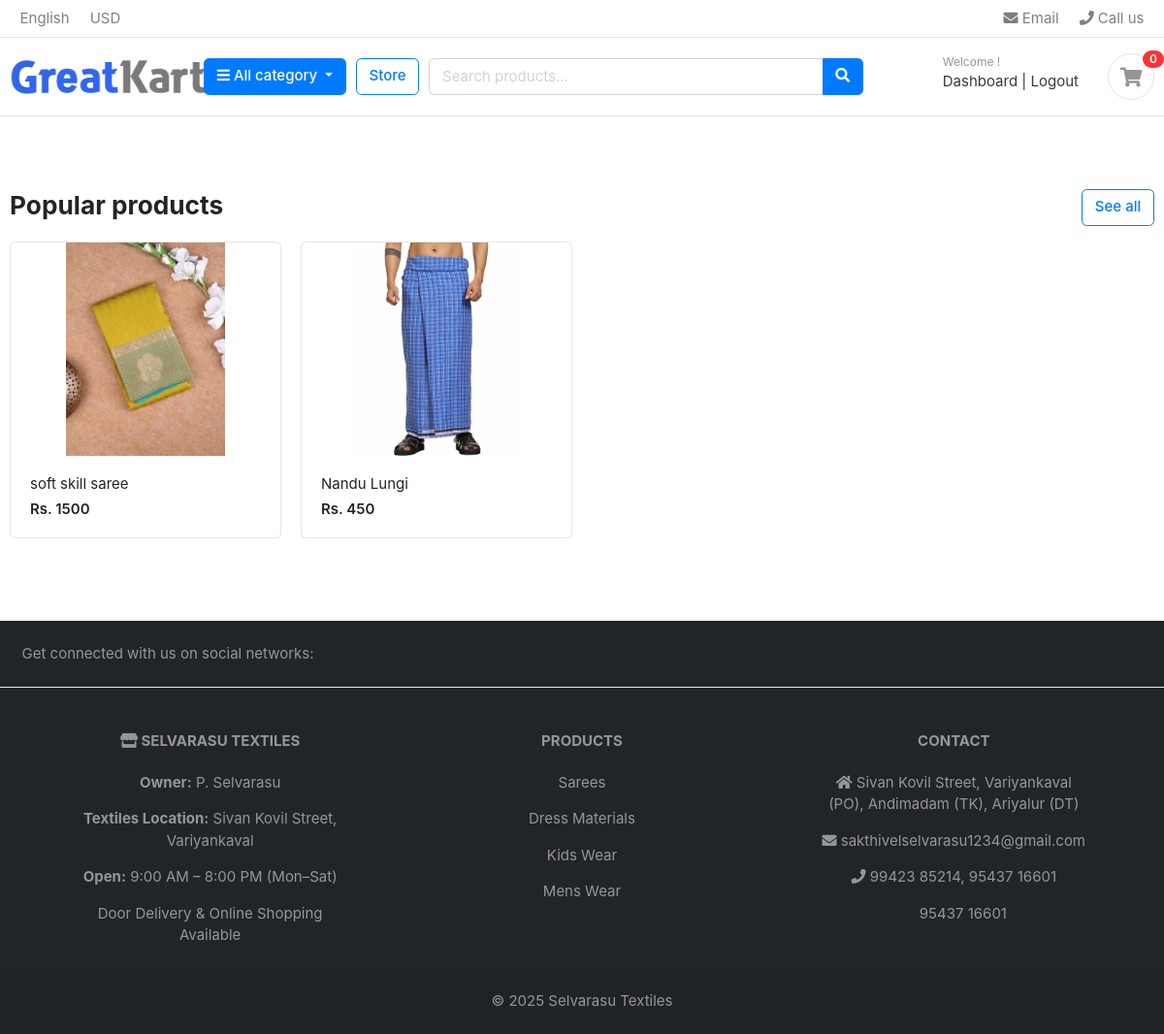
The page / on the database its author committed.
### store/models.py (models this page shows, shortened)
class Product(models.Model):
    product_name = models.CharField(max_length=200, unique=True)
    slug = models.SlugField(max_length=200, unique=True)
    description = models.TextField(max_length=500, blank=True)
    price = models.IntegerField()
    images = models.ImageField(upload_to='photos/products')
    stock = models.IntegerField()
    is_available = models.BooleanField(default=True)
    category = models.ForeignKey(Category, on_delete=models.CASCADE)
    created_date = models.DateTimeField(auto_now_add=True)
    modified_date = models.DateTimeField(auto_now=True)
    def get_url(self):
        return reverse('product_detail', args=[self.category.slug, self.slug])

### selvarsu/views.py (the view)
# urls.py: path('', views.home, name='home'),
def home(request):
    products = Product.objects.all().filter(is_available=True)
    context = {
        'products': products,
    }
    return render(request, 'home.html', context)

### Category/context_processors.py (called while the page is built)
def menu_links(request):
    links = Category.objects.all()
    return dict(links=links)

### Category/models.py (called while the page is built)
    def get_url(self):
        return reverse('products_by_category',args=[self.slug])

### carts/context_processors.py (called while the page is built)
def counter(request):
    item_count = 0
    if 'admin' in request.path:
        return {}
    else:
        try:
            if request.user.is_authenticated:
                cart_items = CartItem.objects.filter(user=request.user, is_active=True)
            else:
                cart = Cart.objects.get(cart_id=_cart_id(request))
                cart_items = CartItem.objects.filter(cart=cart, is_active=True)
            for cart_item in cart_items:
                item_count += cart_item.quantity
        except Cart.DoesNotExist:
            item_count = 0
    return dict(item_count=item_count)

### carts/views.py (called while the page is built)
def _cart_id(request):
    cart = request.session.session_key
    if not cart:
        cart = request.session.create()
    return cart

### templates/home.html (shortened to what this page needs)
{% extends 'base.html' %}
{% load static %}
{% block content %}
<section class="section-intro padding-y-sm">
</section>
<section class="section-name padding-y-sm">
<div class="container">
<header class="section-heading">
	<a href="{% url 'store' %}" class="btn btn-outline-primary float-right">See all</a>
	<h3 class="section-title">Popular products</h3>
</header>
<div class="row">
	{% for product in products %}
	<div class="col-md-3">
		<div class="card card-product-grid">
			<a href="{{ product.get_url }}" class="img-wrap"> <img src="{{ product.images.url }}"> </a>
			<figcaption class="info-wrap">
				<a href="{{ product.get_url }}" class="title">{{ product.product_name }}</a>
				<div class="price mt-1">Rs. {{ product.price }}</div>
			</figcaption>
		</div>
	</div>
	{% endfor %}
</div>
</div>
</section>
</body>
</html>
{% endblock %}

### static/css/ui.css (style rules this page uses)
html { font-family: "Inter", sans-serif; font-size: 15px; }
.img-wrap { text-align: center; display: block; }
.img-wrap img { max-width: 100%; }
.padding-y-sm { padding-top: 20px; padding-bottom: 20px; }
.section-heading { margin-bottom: 20px; margin-top: 15px; }
.section-title { color: #212529; }
[class*=card-product] a.title { color: #212529; display: block; }
[class*=card-product] .img-wrap { overflow: hidden; position: relative; }
[class*=card-product] .img-wrap img { height: 100%; max-width: 100%; width: auto; display: inline-block; -o-object-fit: cover; object-fit: cover; }
.card-product-grid { margin-bottom: 20px; }
.card-product-grid .img-wrap { border-radius: 0.2rem 0.2rem 0 0; height: 220px; }
.card-product-grid .info-wrap { overflow: hidden; padding: 18px 20px; }
.card .img-wrap { overflow: hidden; }
.price { font-weight: 600; color: #212529; }

### static/css/custom.css (style rules this page uses)
.btn-outline-primary { color: #007bff; border-color: #007bff; background-color: transparent; }

### rows shown on the page
Product: images (picture), product_name "soft skill saree", price "1500"
Product: images (picture), product_name "Nandu Lungi", price "450"

### other values the page prints
{{ item_count }} "0"
